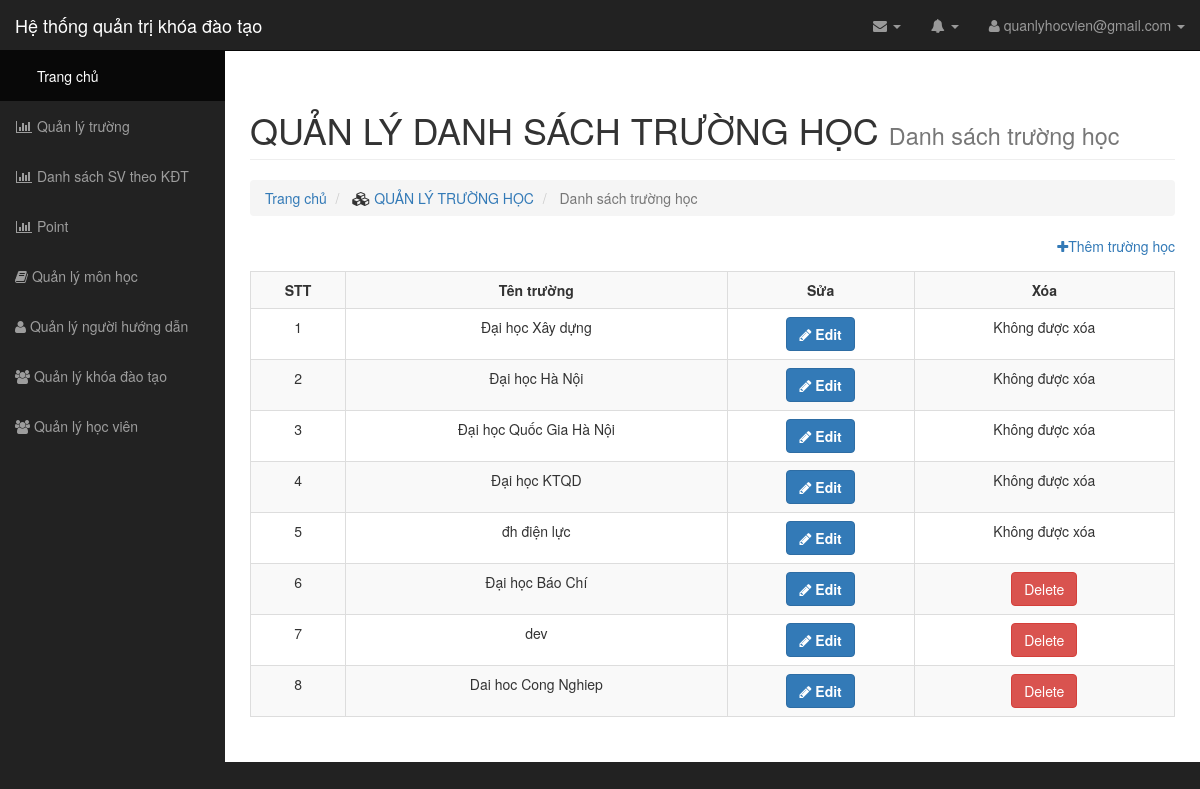
The app's page /teamplate/list/list_school.php, older data.
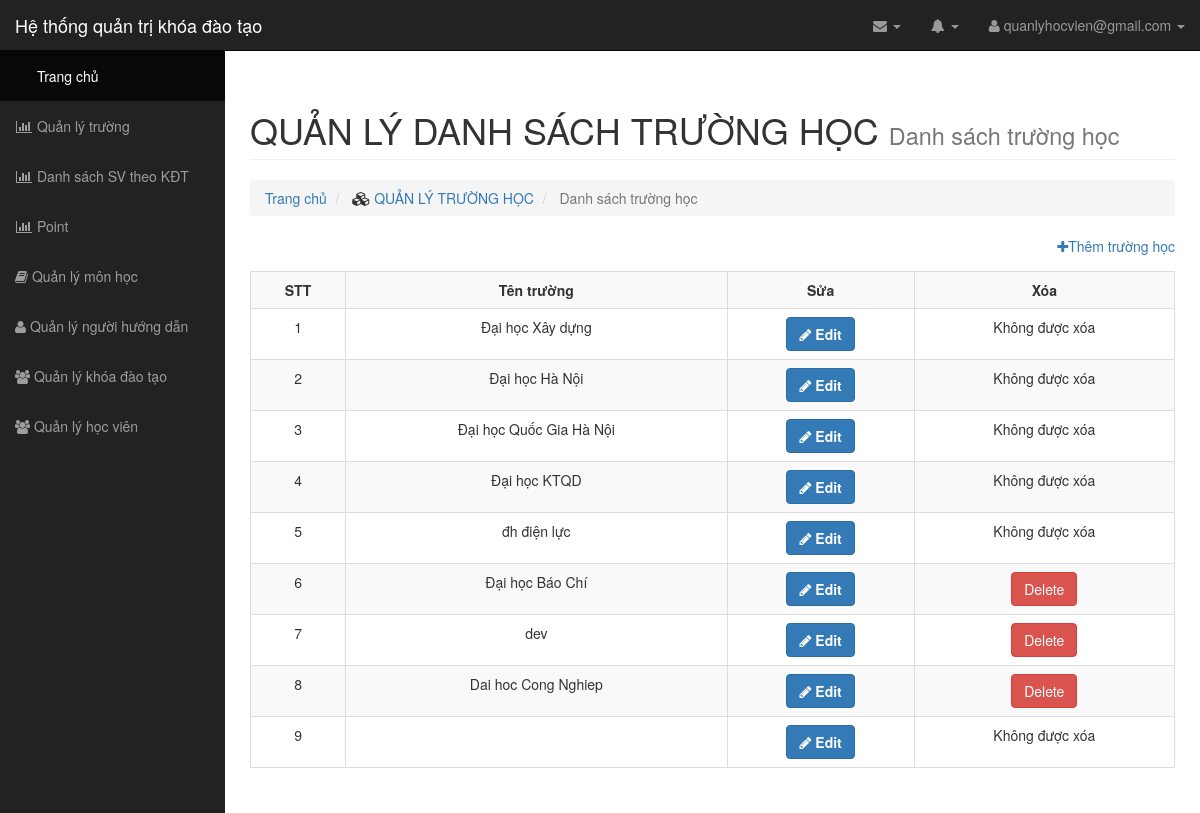
The same page, newer data.
### tables this page shows
CREATE TABLE `school` (
  `school_id` int(11) NOT NULL,
  `school_name` varchar(255) NOT NULL
);

### teamplate/list/list_school.php (the view, shortened to what this page needs)
<?php
include "../connect.php";
$query="SELECT * FROM school";
$result=mysqli_query($conn,$query) or die("Loi truy van:" .mysqli_error($conn));
?>
<link rel="stylesheet" type="text/css" href="../../css/style.css">
<body>
	<div id="wrapper">
		<?php
		require_once '../../layout/menu.php';
		?>
		<div id="page-wrapper">
			<div class="container-fluid">
				<div class="row">
					<div class="col-lg-12">
						<h1 class="page-header">
							QUẢN LÝ DANH SÁCH TRƯỜNG HỌC
							<small>Danh sách trường học</small>
						</h1>
						<ol class="breadcrumb">
							<li>
								<a href="#">Trang chủ</a>
							</li>
							<li>
								<i class="fa fa-cubes"></i><a href="../list/list_hocvien.php"> QUẢN LÝ TRƯỜNG HỌC</a>
							</li>
							<li class="active">
								Danh sách trường học
							</li>
						</ol>
					</div>
				</div>
				<div class="them" style="color: ">
					<a href="../insert/insert_school.php"><i class="fa fa-plus"></i>Thêm trường học</a>
				</div>
				<div class="panel-body">
					<div class="table-responsive">
						<table class="table table-bordered table-hover table-striped">
							<tr>
								<th>STT</th>
								<th>Tên trường</th>
								<th>Sửa</th>
								<th>Xóa</th>
							</tr>
							<?php
								$i=1;
								while ($rs=mysqli_fetch_array($result)) {
								?>
							<tr>
								<td><?php echo $i; ?></td>
								<td> <?php echo $rs['school_name']; ?></td>
								<td>
									<button type='button' class='btn btn-primary'><i class='fa fa-pencil' aria-hidden='true'></i> <a href="../update/update_school.php?school_id=<?= $rs['school_id'] ?>"> Edit</a></button>
								</td>
								<td>
									<?php
								$id = $rs["school_id"];
								$qr = $conn->query("SELECT *  FROM `student` WHERE student.school_id = $id");
						 		$school_id = mysqli_fetch_array($qr);
								?>
									<?php if(!$school_id):?>
								<a class='btn btn-danger' href='../delete/delete_school.php?school_id=<?= $rs["school_id"] ?>'>Delete</a>
								<?php else:?>
									Không được xóa
								<?php endif;?>
								</td>
							</tr>
							<?php
							$i++;
							 }
							 ?>
						</table>
					</div>
				</div>
			</div>
		</div>

### layout/menu.php (shortened to what this page needs)
<nav class="navbar navbar-inverse navbar-fixed-top" role="navigation">
    <div class="navbar-header">
        <a class="navbar-brand" href="http://localhost:8080/quanlyhocvien/admin/index/index.php">Hệ thống quản trị khóa đào tạo</a>
    </div>
    <ul class="nav navbar-right top-nav">
        <li class="dropdown">
            <a href="#" class="dropdown-toggle" data-toggle="dropdown"><i class="fa fa-envelope"></i> <b class="caret"></b></a>
        </li>
        <li class="dropdown">
            <a href="#" class="dropdown-toggle" data-toggle="dropdown"><i class="fa fa-bell"></i> <b class="caret"></b></a>
        </li>
        <li class="dropdown">
            <a href="#" class="dropdown-toggle" data-toggle="dropdown"><i class="fa fa-user"></i> quanlyhocvien@gmail.com <b class="caret"></b></a>
        </li>
    </ul>
    <div class="collapse navbar-collapse navbar-ex1-collapse">
        <ul class="nav navbar-nav side-nav">
            <li class="active">
                <a href="../../teamplate/index/index.php"><i class="fa fa-fw fa-Trang chủ"></i> Trang chủ</a>
            </li>
             <li>
                <a href="../../teamplate/list/list_school.php"><i class="fa fa-fw fa-bar-chart-o"></i> Quản lý trường</a>
            </li>
            <li>
                <a href="../../teamplate/list/list.php"><i class="fa fa-fw fa-bar-chart-o"></i> Danh sách SV theo KĐT</a>
            </li>
            <li>
                <a href="../list/register.php"><i class="fa fa-fw fa-bar-chart-o"></i> Point</a>
            </li>
            <li>
                <a href="/quanlyhocvien/admin/teamplate/list/list_monhoc.php" ><i class="fa fa-book"></i> Quản lý môn học </i></a>
            </li>
           <li>
                <a href="/quanlyhocvien/admin/teamplate/list/list_giaovien.php" ><i class="fa fa-user"></i> Quản lý người hướng dẫn </i></a>
            </li>
            <li>
                <a href="../list/list_khoadaotao.php"><i class="fa fa-users" aria-hidden="true"></i> Quản lý khóa đào tạo</a>
            </li>
             <li>
                <a href="../../teamplate/list/list_hocvien.php"><i class="fa fa-users" aria-hidden="true"></i> Quản lý học viên</a>
            </li>
        </ul>
    </div>
</nav>

Row changes from the older to the newer data that the page shows:
added school: shows "Không được xóa"
